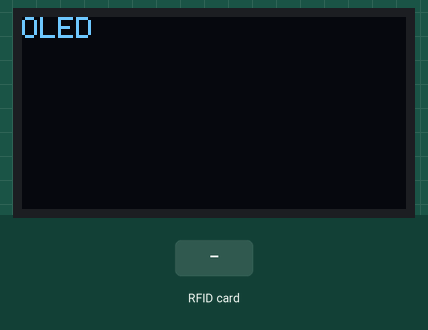
This sketch was run on a simulated ESP32. On the bench: 128×64 one-colour display. The inputs (shaded band) are chosen by the test bench. What the sketch prints to the serial monitor is not drawn.

Above: at 3.3 s.
3.4 s: RFID card 5E 7A 19 C4 held to the reader
At 4.8 s:
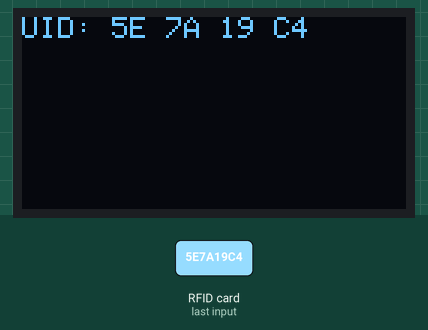
Timing chart, 0 to 6.4 s (numbered marks = the images above; inputs shaded):
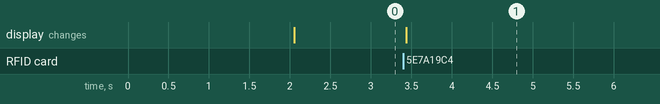

Measured:
- after the input at 3.4 s, the display: changes at once (image 1)

The sketch:

RC522.ino
```cpp
#include <SPI.h>
#include <MFRC522.h>
#include <Wire.h>
#include <Adafruit_GFX.h>
#include <Adafruit_SSD1306.h>

#define SCREEN_WIDTH 128
#define SCREEN_HEIGHT 64
#define OLED_RESET    -1 // 通常不用
Adafruit_SSD1306 display(SCREEN_WIDTH, SCREEN_HEIGHT, &Wire, OLED_RESET);

// 绑定引脚：使用 C3 Super Mini 上的实际 GPIO
#define SS_PIN    7    // RC522 的 SDA 接 GPIO7
#define RST_PIN   10   // RC522 的 RST 接 GPIO10

MFRC522 mfrc522(SS_PIN, RST_PIN);

void setup() {
  Serial.begin(115200);
  delay(2000); // 等串口准备好

  // OLED I2C 引脚初始化
  Wire.begin(9, 8); // SDA=9, SCL=8

  if(!display.begin(SSD1306_SWITCHCAPVCC, 0x3C)) { // 0x3C 是常见 I2C 地址
    Serial.println(F("OLED 初始化失败"));
    for(;;);
  }
  display.clearDisplay();
  display.setTextSize(1);
  display.setTextColor(SSD1306_WHITE);
  display.setCursor(0,0);
  display.println("OLED ");
  display.display();

  Serial.println("...");

  SPI.begin(4, 5, 6);  // SCK=4, MISO=5, MOSI=6
  Serial.println("SPI ");

  mfrc522.PCD_Init();
  Serial.println("RC522...");
}


void loop() {
  if (!mfrc522.PICC_IsNewCardPresent()) return;
  if (!mfrc522.PICC_ReadCardSerial()) return;

  Serial.print("UID: ");
  display.clearDisplay();
  display.setCursor(0,0);
  display.print("UID:");

  for (byte i = 0; i < mfrc522.uid.size; i++) {
    Serial.print(mfrc522.uid.uidByte[i] < 0x10 ? " 0" : " ");
    Serial.print(mfrc522.uid.uidByte[i], HEX);

    display.print(mfrc522.uid.uidByte[i] < 0x10 ? " 0" : " ");
    display.print(mfrc522.uid.uidByte[i], HEX);
  }
  Serial.println();
  display.display();
}
```
